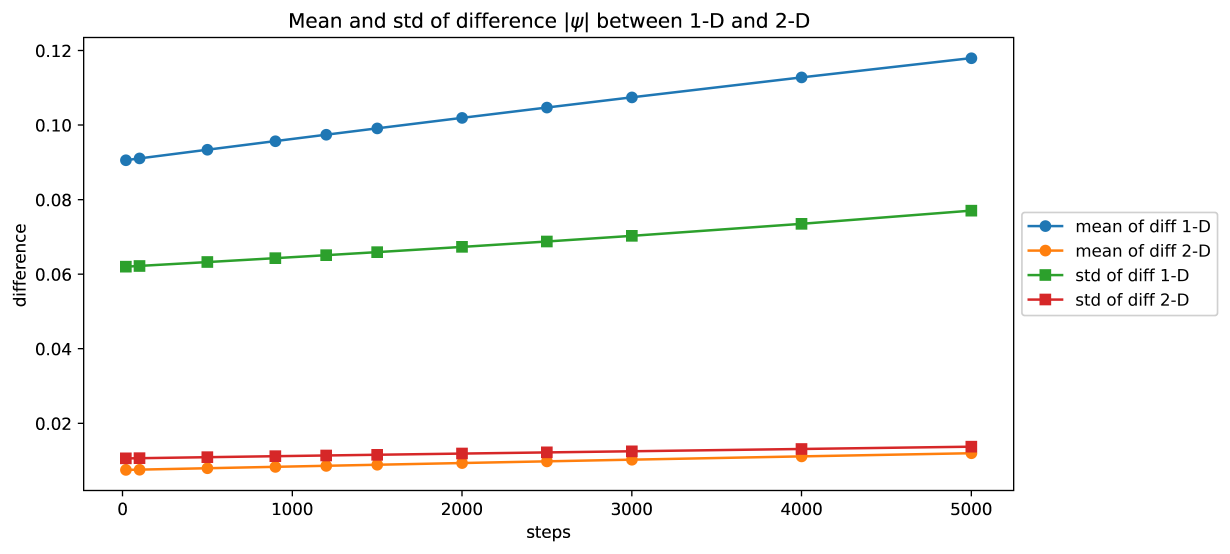
#> input picture diff.png, 7377 x 3319 px (shown at 1/6 size); its folder holds only this picture in this run
$ python -i leapfrog2D.py   (imports and definitions only)
#> lines starting #> are read from the running program, lines starting #| are printed output that depends on the picture
### spectral2D.py
"""
The License of this code is reserved to the author of the code,
Author: Rohit Ranjan
This code is not for commercial use. and it is not taken from the github repository
of any other author.
All Right Reserved @Rohit Ranjan.
"""


import numpy as np
import matplotlib.pyplot as plt
from matplotlib import cm, animation


L = 2*np.pi
N = 256
DX = L/N
GRID = np.meshgrid(np.arange(-L/2,L/2,DX), np.arange(-L/2,L/2,DX))
GRID_X, GRID_Y = GRID
DT = 0.01
alpha = 1
kappa = 1
mu = np.meshgrid(2*np.pi*np.fft.fftfreq(N, d=DX),2*np.pi*np.fft.fftfreq(N, d=DX))
mu_sq = mu[0]**2 + mu[1]**2


def shi_init(x):
    """[summary]
    Args:
        x is type of np.meshgrid
    Returns:
        returns the initial condition of the wave function
    """
    return np.exp(-(x[0]**2+x[1]**2)/2)/np.sqrt(np.pi)


def potential(x):
    """[summary]
    V(x, y) = (x**2 + y**2) / 2
    Args:
        x is type of np.meshgrid
    Returns:
        returns the potential
    """
    return -(np.conjugate(x[0])*x[0] + np.conjugate(x[1])*x[1])/ 2


def v_shi(x, shi):
    """[summary]
    Args:
        x is type of np.meshgrid
        psi is the wave function
    Returns:
        returns the v(x)*shi
    """
    return potential(x)*shi


def shi_cube(shi):
    """[summary]
    Args:
        psi is the wave function
    Returns:
        returns the shi**3
    """
    return shi*np.conjugate(shi)*shi


psi = shi_init(GRID)
steps = 1000

# [35 lines left out: function update, not called in this run]

# [12 lines that do not run on import are left out]
    #ani.save('spectral-2D.gif', fps=30,writer='ffmpeg')
    #plt.show()


# [10 lines left out: function spectral2D, not called in this run]

### leapfrog2D.py
"""
The License of this code is reserved to the author of the code,
Author: Rohit Ranjan
This code is not for commercial use. and it is not taken from the github repository
of any other author.
All Right Reserved @Rohit Ranjan.
"""


import spectral2D as sp2
import numpy as np
import matplotlib.pyplot as plt
from matplotlib import animation, cm

psi0 = sp2.psi
steps = 1000
dt = 0.01

psi_pp = psi0
psi_p = psi0


def update(frame):
    global psi_pp, psi_p
    v_t = np.fft.fft2(sp2.v_shi(sp2.GRID, psi_p))
    shi_cube_t = np.fft.fft2(sp2.shi_cube(psi_p))
    mul = np.exp(-0.5j*dt*sp2.alpha*sp2.mu_sq)
    psi = np.fft.fft2(psi_pp)*(mul**2) - 2j*dt*(v_t + sp2.kappa* shi_cube_t)*mul
    psi = np.fft.ifft2(psi)
    psi_pp = psi_p
    psi_p = psi

    ax.clear(), ax1.clear(), ax2.clear(), ax3.clear()
    ax.set_title('Time evolution real part of the wavefunction at t={}'.format(np.round(frame*dt, 2)))
    ax.set_ylabel('y')
    ax.set_xlabel('x')
    ax.set_zlabel('real($\psi(x,y)$)')

    ax1.set_title('Time evolution imaginary part of the wavefunction at t={}'.format(np.round(frame*dt, 2)))
    ax1.set_ylabel('y')
    ax1.set_xlabel('x')
    ax1.set_zlabel('imag($\psi(x,y)$)')

    ax2.set_title('Time evolution of the absolute of the wavefunction at t={}'.format(np.round(frame*dt, 2)))
    ax2.set_ylabel('y')
    ax2.set_xlabel('x')
    ax2.set_zlabel('$\psi(x,y)$')

    ax3.set_title('HEAT PLOT: Time evolution of the wavefunction at t={}'.format(np.round(frame*dt, 2)))
    ax3.set_ylabel('y')
    ax3.set_xlabel('x')

    ax.plot_surface(sp2.GRID_X, sp2.GRID_Y, np.real(psi), cmap=cm.jet, linewidth=0, antialiased=False)
    ax1.plot_surface(sp2.GRID_X, sp2.GRID_Y, np.imag(psi), cmap=cm.jet, linewidth=0, antialiased=False)
    ax2.plot_surface(sp2.GRID_X, sp2.GRID_Y, np.absolute(psi), cmap=cm.jet, linewidth=0, antialiased=False)
    ax3.imshow(np.absolute(psi), cmap=cm.jet)

# [13 lines not run here, left out]

def leapfrog2D():
    global psi_pp, psi_p
    v_t = np.fft.fft2(sp2.v_shi(sp2.GRID, psi_p))
    shi_cube_t = np.fft.fft2(sp2.shi_cube(psi_p))
    mul = np.exp(-0.5j*dt*sp2.alpha*sp2.mu_sq)
    psi = np.fft.fft2(psi_pp)*(mul**2) - 2j*dt*(v_t + sp2.kappa* shi_cube_t)*mul
    psi = np.fft.ifft2(psi)
    psi_pp = psi_p
    psi_p = psi

>>> import cv2
>>> picture = cv2.imread('diff.png', cv2.IMREAD_GRAYSCALE)
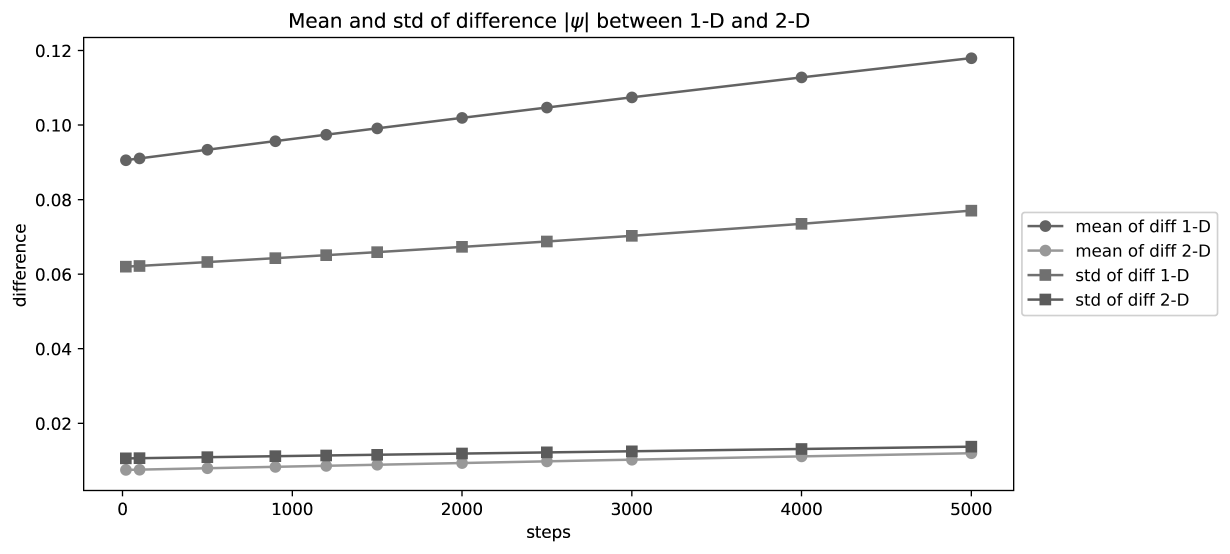
#> picture: shape (3319, 7377) (shown at 1/6 size); min 0, max 255, mean 248.4
#> (the run stopped early here; a loop or call above may not have finished)
